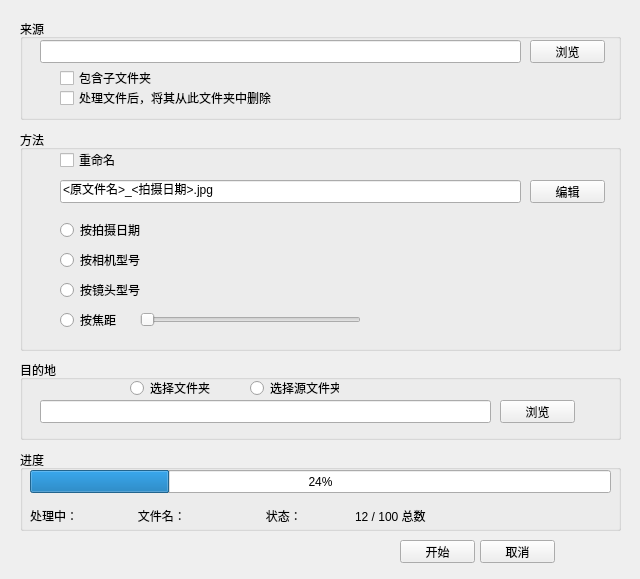
<?xml version="1.0" encoding="UTF-8"?>
<ui version="4.0">
 <class>MainWindow</class>
 <widget class="QMainWindow" name="MainWindow">
  <property name="geometry">
   <rect>
    <x>0</x>
    <y>0</y>
    <width>640</width>
    <height>579</height>
   </rect>
  </property>
  <property name="windowTitle">
   <string>MainWindow</string>
  </property>
  <widget class="QWidget" name="centralwidget">
   <widget class="QLineEdit" name="lineEdit">
    <property name="geometry">
     <rect>
      <x>40</x>
      <y>40</y>
      <width>481</width>
      <height>23</height>
     </rect>
    </property>
   </widget>
   <widget class="QPushButton" name="pushButton">
    <property name="geometry">
     <rect>
      <x>530</x>
      <y>40</y>
      <width>75</width>
      <height>23</height>
     </rect>
    </property>
    <property name="text">
     <string>浏览</string>
    </property>
   </widget>
   <widget class="QCheckBox" name="checkBox">
    <property name="geometry">
     <rect>
      <x>60</x>
      <y>70</y>
      <width>101</width>
      <height>16</height>
     </rect>
    </property>
    <property name="text">
     <string>包含子文件夹</string>
    </property>
   </widget>
   <widget class="QCheckBox" name="checkBox_2">
    <property name="geometry">
     <rect>
      <x>60</x>
      <y>90</y>
      <width>221</width>
      <height>16</height>
     </rect>
    </property>
    <property name="text">
     <string>处理文件后，将其从此文件夹中删除</string>
    </property>
   </widget>
   <widget class="QGroupBox" name="groupBox">
    <property name="geometry">
     <rect>
      <x>20</x>
      <y>19</y>
      <width>601</width>
      <height>101</height>
     </rect>
    </property>
    <property name="title">
     <string>来源</string>
    </property>
   </widget>
   <widget class="QLineEdit" name="lineEdit_2">
    <property name="geometry">
     <rect>
      <x>60</x>
      <y>180</y>
      <width>461</width>
      <height>23</height>
     </rect>
    </property>
    <property name="text">
     <string>&lt;原文件名&gt;_&lt;拍摄日期&gt;.jpg</string>
    </property>
   </widget>
   <widget class="QPushButton" name="pushButton_2">
    <property name="geometry">
     <rect>
      <x>530</x>
      <y>180</y>
      <width>75</width>
      <height>23</height>
     </rect>
    </property>
    <property name="text">
     <string>编辑</string>
    </property>
   </widget>
   <widget class="QCheckBox" name="checkBox_3">
    <property name="geometry">
     <rect>
      <x>60</x>
      <y>150</y>
      <width>61</width>
      <height>20</height>
     </rect>
    </property>
    <property name="text">
     <string>重命名</string>
    </property>
    <property name="iconSize">
     <size>
      <width>16</width>
      <height>16</height>
     </size>
    </property>
   </widget>
   <widget class="QRadioButton" name="radioButton">
    <property name="geometry">
     <rect>
      <x>60</x>
      <y>220</y>
      <width>91</width>
      <height>20</height>
     </rect>
    </property>
    <property name="text">
     <string>按拍摄日期</string>
    </property>
   </widget>
   <widget class="QRadioButton" name="radioButton_2">
    <property name="geometry">
     <rect>
      <x>60</x>
      <y>250</y>
      <width>91</width>
      <height>20</height>
     </rect>
    </property>
    <property name="text">
     <string>按相机型号</string>
    </property>
   </widget>
   <widget class="QRadioButton" name="radioButton_3">
    <property name="geometry">
     <rect>
      <x>60</x>
      <y>280</y>
      <width>91</width>
      <height>20</height>
     </rect>
    </property>
    <property name="text">
     <string>按镜头型号</string>
    </property>
   </widget>
   <widget class="QRadioButton" name="radioButton_4">
    <property name="geometry">
     <rect>
      <x>60</x>
      <y>310</y>
      <width>91</width>
      <height>20</height>
     </rect>
    </property>
    <property name="text">
     <string>按焦距</string>
    </property>
   </widget>
   <widget class="QSlider" name="horizontalSlider">
    <property name="geometry">
     <rect>
      <x>140</x>
      <y>310</y>
      <width>221</width>
      <height>19</height>
     </rect>
    </property>
    <property name="orientation">
     <enum>Qt::Horizontal</enum>
    </property>
   </widget>
   <widget class="QGroupBox" name="groupBox_2">
    <property name="geometry">
     <rect>
      <x>20</x>
      <y>130</y>
      <width>601</width>
      <height>221</height>
     </rect>
    </property>
    <property name="title">
     <string>方法</string>
    </property>
   </widget>
   <widget class="QGroupBox" name="groupBox_3">
    <property name="geometry">
     <rect>
      <x>20</x>
      <y>360</y>
      <width>601</width>
      <height>80</height>
     </rect>
    </property>
    <property name="title">
     <string>目的地</string>
    </property>
    <widget class="QLineEdit" name="lineEdit_3">
     <property name="geometry">
      <rect>
       <x>20</x>
       <y>40</y>
       <width>451</width>
       <height>23</height>
      </rect>
     </property>
    </widget>
    <widget class="QPushButton" name="pushButton_3">
     <property name="geometry">
      <rect>
       <x>480</x>
       <y>40</y>
       <width>75</width>
       <height>23</height>
      </rect>
     </property>
     <property name="text">
      <string>浏览</string>
     </property>
    </widget>
    <widget class="QRadioButton" name="radioButton_5">
     <property name="geometry">
      <rect>
       <x>110</x>
       <y>20</y>
       <width>89</width>
       <height>16</height>
      </rect>
     </property>
     <property name="text">
      <string>选择文件夹</string>
     </property>
    </widget>
    <widget class="QRadioButton" name="radioButton_6">
     <property name="geometry">
      <rect>
       <x>230</x>
       <y>20</y>
       <width>89</width>
       <height>16</height>
      </rect>
     </property>
     <property name="text">
      <string>选择源文件夹</string>
     </property>
    </widget>
   </widget>
   <widget class="QPushButton" name="pushButton_4">
    <property name="geometry">
     <rect>
      <x>400</x>
      <y>540</y>
      <width>75</width>
      <height>23</height>
     </rect>
    </property>
    <property name="text">
     <string>开始</string>
    </property>
   </widget>
   <widget class="QPushButton" name="pushButton_5">
    <property name="geometry">
     <rect>
      <x>480</x>
      <y>540</y>
      <width>75</width>
      <height>23</height>
     </rect>
    </property>
    <property name="text">
     <string>取消</string>
    </property>
   </widget>
   <widget class="QProgressBar" name="progressBar">
    <property name="geometry">
     <rect>
      <x>30</x>
      <y>470</y>
      <width>581</width>
      <height>23</height>
     </rect>
    </property>
    <property name="value">
     <number>24</number>
    </property>
    <property name="alignment">
     <set>Qt::AlignCenter</set>
    </property>
   </widget>
   <widget class="QLabel" name="label">
    <property name="geometry">
     <rect>
      <x>30</x>
      <y>500</y>
      <width>581</width>
      <height>31</height>
     </rect>
    </property>
    <property name="text">
     <string>处理中：                  文件名：                        状态：                12 / 100 总数  </string>
    </property>
   </widget>
   <widget class="QGroupBox" name="groupBox_4">
    <property name="geometry">
     <rect>
      <x>20</x>
      <y>450</y>
      <width>601</width>
      <height>81</height>
     </rect>
    </property>
    <property name="title">
     <string>进度</string>
    </property>
   </widget>
   <zorder>groupBox_4</zorder>
   <zorder>groupBox_2</zorder>
   <zorder>groupBox</zorder>
   <zorder>lineEdit</zorder>
   <zorder>pushButton</zorder>
   <zorder>checkBox</zorder>
   <zorder>checkBox_2</zorder>
   <zorder>lineEdit_2</zorder>
   <zorder>pushButton_2</zorder>
   <zorder>checkBox_3</zorder>
   <zorder>radioButton</zorder>
   <zorder>radioButton_2</zorder>
   <zorder>radioButton_3</zorder>
   <zorder>radioButton_4</zorder>
   <zorder>horizontalSlider</zorder>
   <zorder>groupBox_3</zorder>
   <zorder>pushButton_4</zorder>
   <zorder>pushButton_5</zorder>
   <zorder>progressBar</zorder>
   <zorder>label</zorder>
  </widget>
 </widget>
 <resources/>
 <connections/>
</ui>
